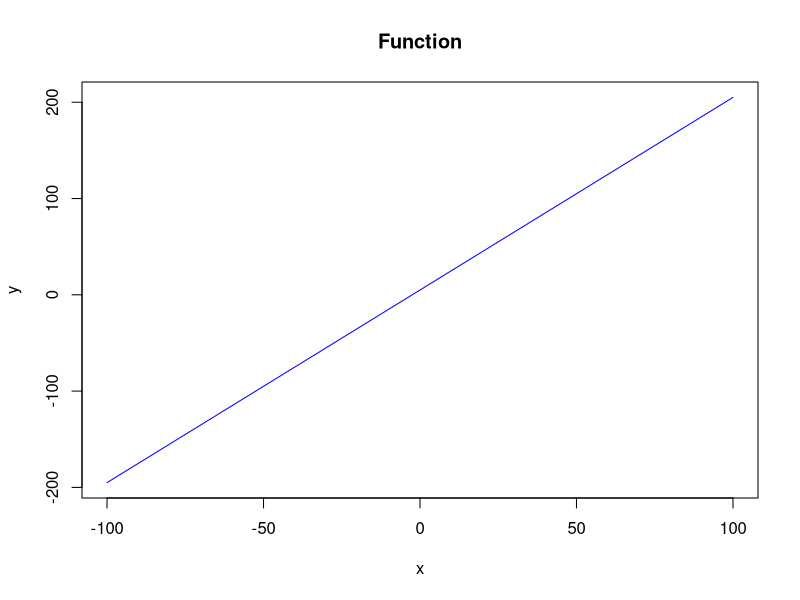

This figure's R source:
x=1
y<-90
x=-100:100
x
y<-(5+2*x)
y
plot(x,y,type = "l",main = "Function", col="blue")
for(i in 1:100)
  {print(i)}

names=c("Edgar","Milton","David","Manuel")
for(i in 1:4){
  print(names[i])
}

for (i in names){
  print(i)
}

datos=cbind(names,1:4)

### para hacer data frame

datos=as.data.frame(datos)
datos

names(datos)[2]="Lista"
datos$Lista=as.numeric(datos$Lista)
datos

summary(datos$Lista)

datos$calificacion=c(100,70,71,100)
datos

datos=rbind(datos,c("Mario",5,82))
datos

### para seleccionar las personas que tengan calif distinta de 100
datos$calificacion!=100
datos$names[datos$calificacion!=100]
nuevabase=datos[datos$calificacion!=100,]
nuevabase
View(nuevabase)

datos$primero=ifelse(datos$calificacion==100,1,0)
datos
table(datos$calificacion,datos$primero)

datos$calificacion=as.numeric(datos$calificacion)
datos$calificacion<100
max(datos$calificacion)

regresion=lm(datos$calificacion~1)
summary(regresion)

regresion2=lm(calificacion~1,data=datos)
summary(regresion2)
